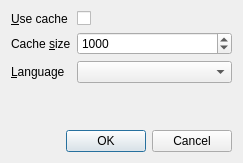
<?xml version="1.0" encoding="UTF-8"?>
<ui version="4.0">
 <class>settings</class>
 <widget class="QDialog" name="settings">
  <property name="geometry">
   <rect>
    <x>0</x>
    <y>0</y>
    <width>243</width>
    <height>163</height>
   </rect>
  </property>
  <property name="windowTitle">
   <string>Settings</string>
  </property>
  <layout class="QVBoxLayout" name="verticalLayout">
   <item>
    <layout class="QFormLayout" name="formLayout">
     <item row="0" column="0">
      <widget class="QLabel" name="label">
       <property name="sizePolicy">
        <sizepolicy hsizetype="Expanding" vsizetype="Preferred">
         <horstretch>0</horstretch>
         <verstretch>0</verstretch>
        </sizepolicy>
       </property>
       <property name="whatsThis">
        <string/>
       </property>
       <property name="text">
        <string>&amp;Use cache</string>
       </property>
       <property name="buddy">
        <cstring>use_cache</cstring>
       </property>
      </widget>
     </item>
     <item row="0" column="1">
      <widget class="QCheckBox" name="use_cache">
       <property name="whatsThis">
        <string>If unchecked no image caching will occur. It will save memory at the price of slow and not smooth scrolling</string>
       </property>
       <property name="text">
        <string/>
       </property>
      </widget>
     </item>
     <item row="1" column="0">
      <widget class="QLabel" name="label_2">
       <property name="text">
        <string>Cache &amp;size</string>
       </property>
       <property name="buddy">
        <cstring>cache_size</cstring>
       </property>
      </widget>
     </item>
     <item row="1" column="1">
      <widget class="QSpinBox" name="cache_size">
       <property name="whatsThis">
        <string>Maximum number of images that can be cached or &quot;unlimited'. It should be unlimited if you have enough memory, but can allow qtimgren to run on smaller systems.</string>
       </property>
       <property name="specialValueText">
        <string>Unlimited</string>
       </property>
       <property name="minimum">
        <number>-1</number>
       </property>
       <property name="maximum">
        <number>65535</number>
       </property>
       <property name="singleStep">
        <number>100</number>
       </property>
       <property name="value">
        <number>1000</number>
       </property>
      </widget>
     </item>
     <item row="2" column="0">
      <widget class="QLabel" name="label_3">
       <property name="whatsThis">
        <string>Choose the language for the interface</string>
       </property>
       <property name="text">
        <string>&amp;Language</string>
       </property>
       <property name="buddy">
        <cstring>language</cstring>
       </property>
      </widget>
     </item>
     <item row="2" column="1">
      <widget class="QComboBox" name="language"/>
     </item>
    </layout>
   </item>
   <item>
    <spacer name="verticalSpacer">
     <property name="orientation">
      <enum>Qt::Vertical</enum>
     </property>
     <property name="sizeHint" stdset="0">
      <size>
       <width>20</width>
       <height>11</height>
      </size>
     </property>
    </spacer>
   </item>
   <item>
    <widget class="QDialogButtonBox" name="buttonBox">
     <property name="standardButtons">
      <set>QDialogButtonBox::Cancel|QDialogButtonBox::Ok</set>
     </property>
    </widget>
   </item>
  </layout>
 </widget>
 <resources/>
 <connections>
  <connection>
   <sender>buttonBox</sender>
   <signal>accepted()</signal>
   <receiver>settings</receiver>
   <slot>accept()</slot>
   <hints>
    <hint type="sourcelabel">
     <x>83</x>
     <y>97</y>
    </hint>
    <hint type="destinationlabel">
     <x>83</x>
     <y>113</y>
    </hint>
   </hints>
  </connection>
  <connection>
   <sender>buttonBox</sender>
   <signal>rejected()</signal>
   <receiver>settings</receiver>
   <slot>reject()</slot>
   <hints>
    <hint type="sourcelabel">
     <x>177</x>
     <y>105</y>
    </hint>
    <hint type="destinationlabel">
     <x>174</x>
     <y>123</y>
    </hint>
   </hints>
  </connection>
 </connections>
</ui>
